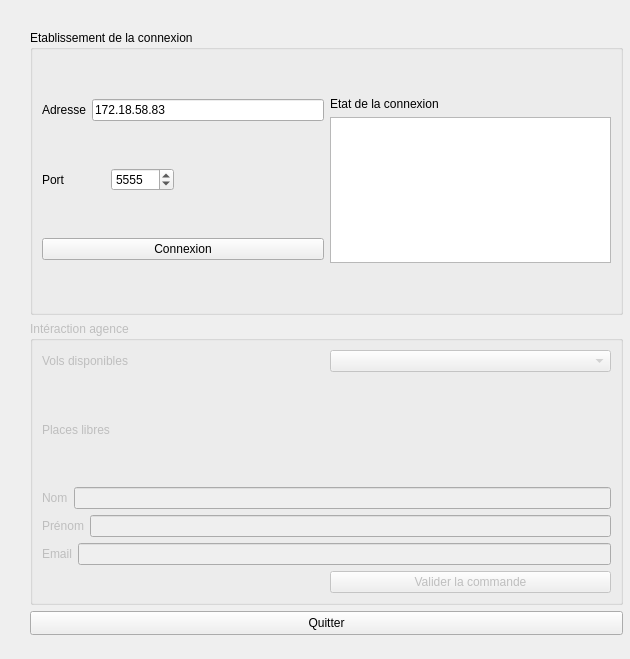
<?xml version="1.0" encoding="UTF-8"?>
<ui version="4.0">
 <class>dab</class>
 <widget class="QWidget" name="dab">
  <property name="geometry">
   <rect>
    <x>0</x>
    <y>0</y>
    <width>630</width>
    <height>659</height>
   </rect>
  </property>
  <property name="windowTitle">
   <string>dab</string>
  </property>
  <widget class="QGroupBox" name="groupBoxInteraction">
   <property name="enabled">
    <bool>false</bool>
   </property>
   <property name="geometry">
    <rect>
     <x>30</x>
     <y>321</y>
     <width>593</width>
     <height>284</height>
    </rect>
   </property>
   <property name="title">
    <string>Intéraction agence</string>
   </property>
   <layout class="QGridLayout" name="gridLayout_4">
    <item row="1" column="1">
     <widget class="QLabel" name="label_5">
      <property name="text">
       <string>Places libres</string>
      </property>
     </widget>
    </item>
    <item row="0" column="1">
     <widget class="QLabel" name="label_4">
      <property name="text">
       <string>Vols disponibles</string>
      </property>
     </widget>
    </item>
    <item row="2" column="1" colspan="2">
     <layout class="QVBoxLayout" name="verticalLayout_2">
      <item>
       <layout class="QHBoxLayout" name="horizontalLayout_3">
        <item>
         <widget class="QLabel" name="label_6">
          <property name="text">
           <string>Nom</string>
          </property>
         </widget>
        </item>
        <item>
         <widget class="QLineEdit" name="lineEditNom"/>
        </item>
       </layout>
      </item>
      <item>
       <layout class="QHBoxLayout" name="horizontalLayout_4">
        <item>
         <widget class="QLabel" name="label_7">
          <property name="text">
           <string>Prénom</string>
          </property>
         </widget>
        </item>
        <item>
         <widget class="QLineEdit" name="lineEditPrenom"/>
        </item>
       </layout>
      </item>
      <item>
       <layout class="QHBoxLayout" name="horizontalLayout_5">
        <item>
         <widget class="QLabel" name="label_8">
          <property name="text">
           <string>Email</string>
          </property>
         </widget>
        </item>
        <item>
         <widget class="QLineEdit" name="lineEditEmail"/>
        </item>
       </layout>
      </item>
     </layout>
    </item>
    <item row="0" column="2">
     <widget class="QComboBox" name="comboBoxVols"/>
    </item>
    <item row="1" column="2">
     <layout class="QGridLayout" name="gridLayoutPlaces"/>
    </item>
    <item row="3" column="2">
     <widget class="QPushButton" name="pushButtonValider">
      <property name="text">
       <string>Valider la commande</string>
      </property>
     </widget>
    </item>
   </layout>
  </widget>
  <widget class="QPushButton" name="pushButtonQuitter">
   <property name="geometry">
    <rect>
     <x>30</x>
     <y>611</y>
     <width>593</width>
     <height>24</height>
    </rect>
   </property>
   <property name="text">
    <string>Quitter</string>
   </property>
  </widget>
  <widget class="QGroupBox" name="groupBoxConnexion">
   <property name="geometry">
    <rect>
     <x>30</x>
     <y>30</y>
     <width>593</width>
     <height>285</height>
    </rect>
   </property>
   <property name="title">
    <string>Etablissement de la connexion</string>
   </property>
   <layout class="QGridLayout" name="gridLayout">
    <item row="3" column="0">
     <widget class="QPushButton" name="pushButtonConnexion">
      <property name="text">
       <string>Connexion</string>
      </property>
     </widget>
    </item>
    <item row="1" column="1" rowspan="3">
     <layout class="QVBoxLayout" name="verticalLayout">
      <item>
       <widget class="QLabel" name="label">
        <property name="text">
         <string>Etat de la connexion</string>
        </property>
       </widget>
      </item>
      <item>
       <widget class="QTextEdit" name="textEditEtatConnexion"/>
      </item>
     </layout>
    </item>
    <item row="1" column="0">
     <layout class="QHBoxLayout" name="horizontalLayout">
      <item>
       <widget class="QLabel" name="label_2">
        <property name="text">
         <string>Adresse</string>
        </property>
       </widget>
      </item>
      <item>
       <widget class="QLineEdit" name="lineEditAdresse">
        <property name="text">
         <string>172.18.58.83</string>
        </property>
       </widget>
      </item>
     </layout>
    </item>
    <item row="2" column="0">
     <layout class="QHBoxLayout" name="horizontalLayout_2">
      <item>
       <widget class="QLabel" name="label_3">
        <property name="text">
         <string>Port</string>
        </property>
       </widget>
      </item>
      <item>
       <widget class="QSpinBox" name="spinBoxPort">
        <property name="maximum">
         <number>9999</number>
        </property>
        <property name="value">
         <number>5555</number>
        </property>
       </widget>
      </item>
      <item>
       <spacer name="horizontalSpacer">
        <property name="orientation">
         <enum>Qt::Horizontal</enum>
        </property>
        <property name="sizeType">
         <enum>QSizePolicy::Fixed</enum>
        </property>
        <property name="sizeHint" stdset="0">
         <size>
          <width>150</width>
          <height>0</height>
         </size>
        </property>
       </spacer>
      </item>
     </layout>
    </item>
   </layout>
  </widget>
 </widget>
 <resources/>
 <connections>
  <connection>
   <sender>pushButtonQuitter</sender>
   <signal>clicked()</signal>
   <receiver>dab</receiver>
   <slot>close()</slot>
   <hints>
    <hint type="sourcelabel">
     <x>137</x>
     <y>623</y>
    </hint>
    <hint type="destinationlabel">
     <x>128</x>
     <y>641</y>
    </hint>
   </hints>
  </connection>
 </connections>
</ui>
